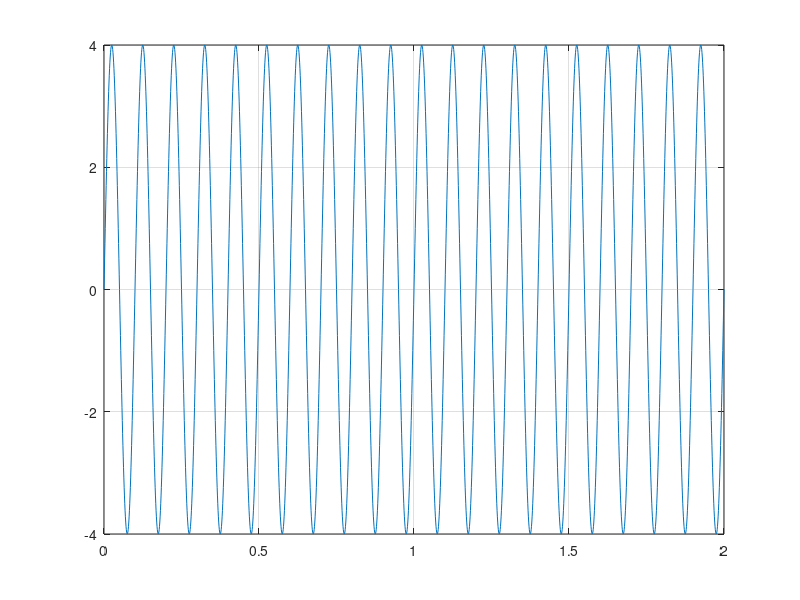

MATLAB code to generate this figure:
clc
clear
close all

%signal sinusoidale partie 1
t=0:0.001:2;
A=4;
x=A*sin(20*pi*t)
figure(1)
plot(t,x),grid;

d=ginput(2)
dmax=num2str(max(x))
dmin=num2str(min(x))